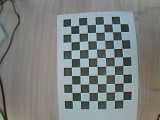
#> input picture camera_calibration/example-0.jpg, 160 x 120 px
$ python calibration.py example-0.jpg
#> lines starting #> are read from the running program, lines starting #| are printed output that depends on the picture; long printed decimals are rounded
### camera_calibration/common.py
#!/usr/bin/env python

'''
This module contains some common routines used by other samples.
'''

# Python 2/3 compatibility
from __future__ import print_function
import sys
PY3 = sys.version_info[0] == 3

if PY3:
    from functools import reduce

import numpy as np
import cv2 as cv

# built-in modules
import os
import itertools as it
from contextlib import contextmanager

image_extensions = ['.bmp', '.jpg', '.jpeg', '.png', '.tif', '.tiff', '.pbm', '.pgm', '.ppm']

class Bunch(object):
    def __init__(self, **kw):
        self.__dict__.update(kw)
    def __str__(self):
        return str(self.__dict__)

def splitfn(fn):
    path, fn = os.path.split(fn)
    name, ext = os.path.splitext(fn)
    return path, name, ext

def anorm2(a):
    return (a*a).sum(-1)
def anorm(a):
    return np.sqrt( anorm2(a) )

# [44 lines left out: functions homotrans, to_rect, rect2rect_mtx, lookat, mtx2rvec, draw_str, not called in this run]

class Sketcher:
    # [8 lines left out: function __init__, not called in this run]

    def show(self):
        cv.imshow(self.windowname, self.dests[0])

    # [13 lines left out: function on_mouse, not called in this run]


# palette data from matplotlib/_cm.py
_jet_data =   {'red':   ((0., 0, 0), (0.35, 0, 0), (0.66, 1, 1), (0.89,1, 1),
                         (1, 0.5, 0.5)),
               'green': ((0., 0, 0), (0.125,0, 0), (0.375,1, 1), (0.64,1, 1),
                         (0.91,0,0), (1, 0, 0)),
               'blue':  ((0., 0.5, 0.5), (0.11, 1, 1), (0.34, 1, 1), (0.65,0, 0),
                         (1, 0, 0))}

cmap_data = { 'jet' : _jet_data }

# [14 lines left out: function make_cmap, not called in this run]

def nothing(*arg, **kw):
    pass

def clock():
    return cv.getTickCount() / cv.getTickFrequency()

# [8 lines left out: function Timer, not called in this run]

class StatValue:
    def __init__(self, smooth_coef = 0.5):
        self.value = None
        self.smooth_coef = smooth_coef
    # [6 lines left out: function update, not called in this run]

class RectSelector:
    # [31 lines left out: functions __init__, onmouse, draw, not called in this run]
    @property
    def dragging(self):
        return self.drag_rect is not None


# [24 lines left out: functions grouper, mosaic, not called in this run]

def getsize(img):
    h, w = img.shape[:2]
    return w, h

def mdot(*args):
    return reduce(np.dot, args)

# [4 lines left out: function draw_keypoints, not called in this run]

### camera_calibration/calibration.py
#!/usr/bin/env python

'''
camera calibration for distorted images with chess board samples
reads distorted images, calculates the calibration and write undistorted images

usage:
    calibrate.py [--debug <output path>] [--square_size] [<image mask>]

default values:
    --debug:    ./output/
    --square_size: 1.0
    <image mask> defaults to ../data/left*.jpg

   https://forums.openmv.io/t/camera-matrix/799
'''

# Python 2/3 compatibility
from __future__ import print_function

import numpy as np
import cv2 as cv

# local modules
from common import splitfn

# built-in modules
import os

def main():
    import sys
    import getopt
    from glob import glob

    args, img_mask = getopt.getopt(sys.argv[1:], '', ['debug=', 'square_size=', 'threads='])
    args = dict(args)
    args.setdefault('--debug', './output/')
    args.setdefault('--square_size', 1.0)
    args.setdefault('--threads', 4)
    if not img_mask:
        img_mask = '../data/left??.jpg'  # default
    else:
        img_mask = img_mask[0]

    print('image_mask: '+img_mask)
    img_names = glob(img_mask)
    debug_dir = args.get('--debug')
    if debug_dir and not os.path.isdir(debug_dir):
        os.mkdir(debug_dir)
    square_size = float(args.get('--square_size'))

    pattern_size = (7, 10)
    pattern_points = np.zeros((np.prod(pattern_size), 3), np.float32)
    pattern_points[:, :2] = np.indices(pattern_size).T.reshape(-1, 2)
    pattern_points *= square_size

    obj_points = []
    img_points = []
    h, w = cv.imread(img_names[0], cv.IMREAD_GRAYSCALE).shape[:2]  # TODO: use imquery call to retrieve results
#> h = 120; w = 160

    def processImage(fn):
#> called with fn = 'example-0.jpg'
        print('processing %s... ' % fn)
        img = cv.imread(fn, cv.IMREAD_GRAYSCALE)
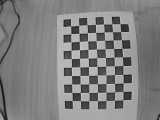
#> img: shape (120, 160); min 13, max 219, mean 128.4
        if img is None:
            print("Failed to load", fn)
            return None

        assert w == img.shape[1] and h == img.shape[0], ("size: %d x %d ... " % (img.shape[1], img.shape[0]))
        found, corners = cv.findChessboardCorners(img, pattern_size)
#> found = True; corners = 70 rows, first 8: [70.49, 25.87], [78.77, 25.42], [87.21, 24.51], [95.47, 24.45], [103.5, 23.93], [111.6, 23.63], [119.8, 23.54], [70.83, 33.67]
        if found:
            term = (cv.TERM_CRITERIA_EPS + cv.TERM_CRITERIA_COUNT, 30, 0.1)
            cv.cornerSubPix(img, corners, (5, 5), (-1, -1), term)

        if debug_dir:
            vis = cv.cvtColor(img, cv.COLOR_GRAY2BGR)
            cv.drawChessboardCorners(vis, pattern_size, corners, found)
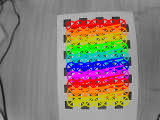
#> vis: shape (120, 160, 3); mean B, G, R 117.8, 126.4, 137.2
            _path, name, _ext = splitfn(fn)
            outfile = os.path.join(debug_dir, name + '_chess.png')
            cv.imwrite(outfile, vis)

        if not found:
            print('chessboard not found')
            return None

        print('           %s... OK' % fn)
        return (corners.reshape(-1, 2), pattern_points)

    threads_num = int(args.get('--threads'))
    if threads_num <= 1:
        chessboards = [processImage(fn) for fn in img_names]
    else:
        print("Run with %d threads..." % threads_num)
        from multiprocessing.dummy import Pool as ThreadPool
        pool = ThreadPool(threads_num)
        chessboards = pool.map(processImage, img_names)
#> chessboards = 1 item

    chessboards = [x for x in chessboards if x is not None]
    for (corners, pattern_points) in chessboards:
        img_points.append(corners)
        obj_points.append(pattern_points)
#> this loop made 1 pass
#> after the loop, img_points = 1 point arrays, longest 70 points; obj_points = 1 item

    # calculate camera distortion
    rms, camera_matrix, dist_coefs, _rvecs, _tvecs = cv.calibrateCamera(obj_points, img_points, (w, h), None, None)
#> rms = 0.121; camera_matrix = [[337.1, 0, 68.13], [0, 312.3, 35.19], [0, 0, 1]]; dist_coefs = [[-2, 7.66, 0.134, 0.0303, -59.04]]

    print("\nRMS:", rms)
#| RMS: 0.1208
    print("camera matrix:\n", camera_matrix)
#| camera matrix:
#|  [[337.116   0.          68.128]
#|  [  0.         312.339  35.190]
#|  [  0.           0.           1.        ]]
    print("distortion coefficients: ", dist_coefs.ravel())
#| distortion coefficients:  [-2.00359312e+00  7.65785098e+00  1.33931484e-01  3.03001804e-02
#|  -5.90429729e+01]

    # undistort the image with the calibration
    print('')
    for fn in img_names if debug_dir else []:
        _path, name, _ext = splitfn(fn)
        img_found = os.path.join(debug_dir, name + '_chess.png')
        outfile = os.path.join(debug_dir, name + '_undistorted.png')

        img = cv.imread(img_found)
        if img is None:
            continue

        h, w = img.shape[:2]
        newcameramtx, roi = cv.getOptimalNewCameraMatrix(camera_matrix, dist_coefs, (w, h), 1, (w, h))
#> newcameramtx = [[204, 0, 54.08], [0, 256.4, 41.54], [0, 0, 1]]; roi = (13, 13, 96, 98)

        dst = cv.undistort(img, camera_matrix, dist_coefs, None, newcameramtx)
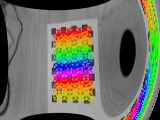
#> dst: shape (120, 160, 3); mean B, G, R 100.4, 110.8, 112

        # crop and save the image
        x, y, w, h = roi
#> x = 13; y = 13; w = 96; h = 98
        dst = dst[y:y+h, x:x+w]
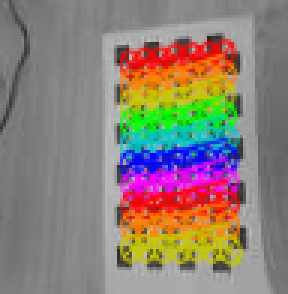
#> dst: shape (98, 96, 3) (shown 3 times larger); mean B, G, R 118.2, 128.3, 140.5

        print('Undistorted image written to: %s' % outfile)
        cv.imwrite(outfile, dst)

    print('Done')


if __name__ == '__main__':
    print(__doc__)
    main()
    cv.destroyAllWindows()

$ run again, on camera_calibration/example-10.jpg
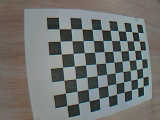
#> input picture camera_calibration/example-10.jpg, 160 x 120 px
#> in main, `h, w = cv.imread(img_names[0], cv.IMREAD_GRAYSCALE).shape[:2]`: h = 120; w = 160
#> found = True; corners = 70 rows, first 8: [138, 32.46], [139.2, 41.42], [140.5, 50.01], [141.4, 59.27], [142.2, 67.91], [142.6, 77.28], [143.3, 86.11], [131.6, 31.6]
#> chessboards = 1 item
#> the loop in main, `for (corners, pattern_points) in chessboards:` made 1 pass
#> after the loop in main, `for (corners, pattern_points) in chessboards:`: img_points = 1 point arrays, longest 70 points; obj_points = 1 item
#> rms = 0.975; camera_matrix = [[200, 0, 77.58], [0, 185.9, 61.78], [0, 0, 1]]; dist_coefs = [[-2.45, 35.03, 0.00546, 0.00393, -162.7]]
#| RMS: 0.9752
#| camera matrix:
#|  [[200.003    0.          77.577]
#|  [  0.         185.945  61.778]
#|  [  0.           0.           1.        ]]
#| distortion coefficients:  [-2.45033620e+00  3.50349296e+01  5.46137985e-03  3.92903157e-03
#|  -1.62658746e+02]
#> newcameramtx = [[200, 0, 77.58], [0, 140.6, 72.65], [0, 0, 1]]; roi = (0, 26, 159, 90)
#> in main, `dst = cv.undistort(img, camera_matrix, dist_coefs, None, newcameramtx)`:
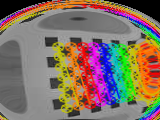
#> dst: shape (120, 160, 3); mean B, G, R 99.6, 112.8, 130.2
#> in main, `x, y, w, h = roi`: x = 0; y = 26; w = 159; h = 90
#> in main, `dst = dst[y:y+h, x:x+w]`:
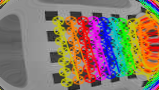
#> dst: shape (90, 159, 3); mean B, G, R 105, 120.3, 135.1
